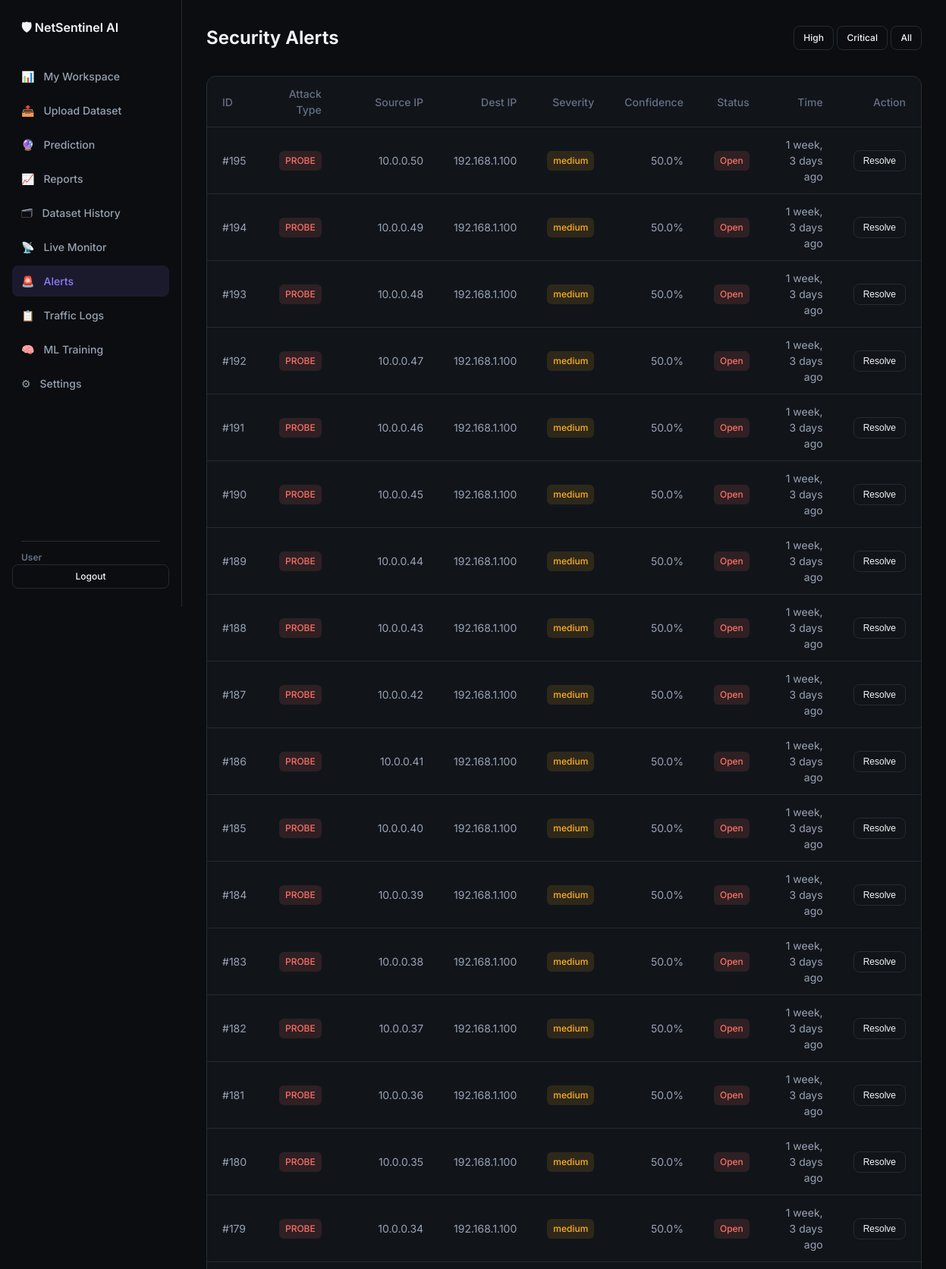
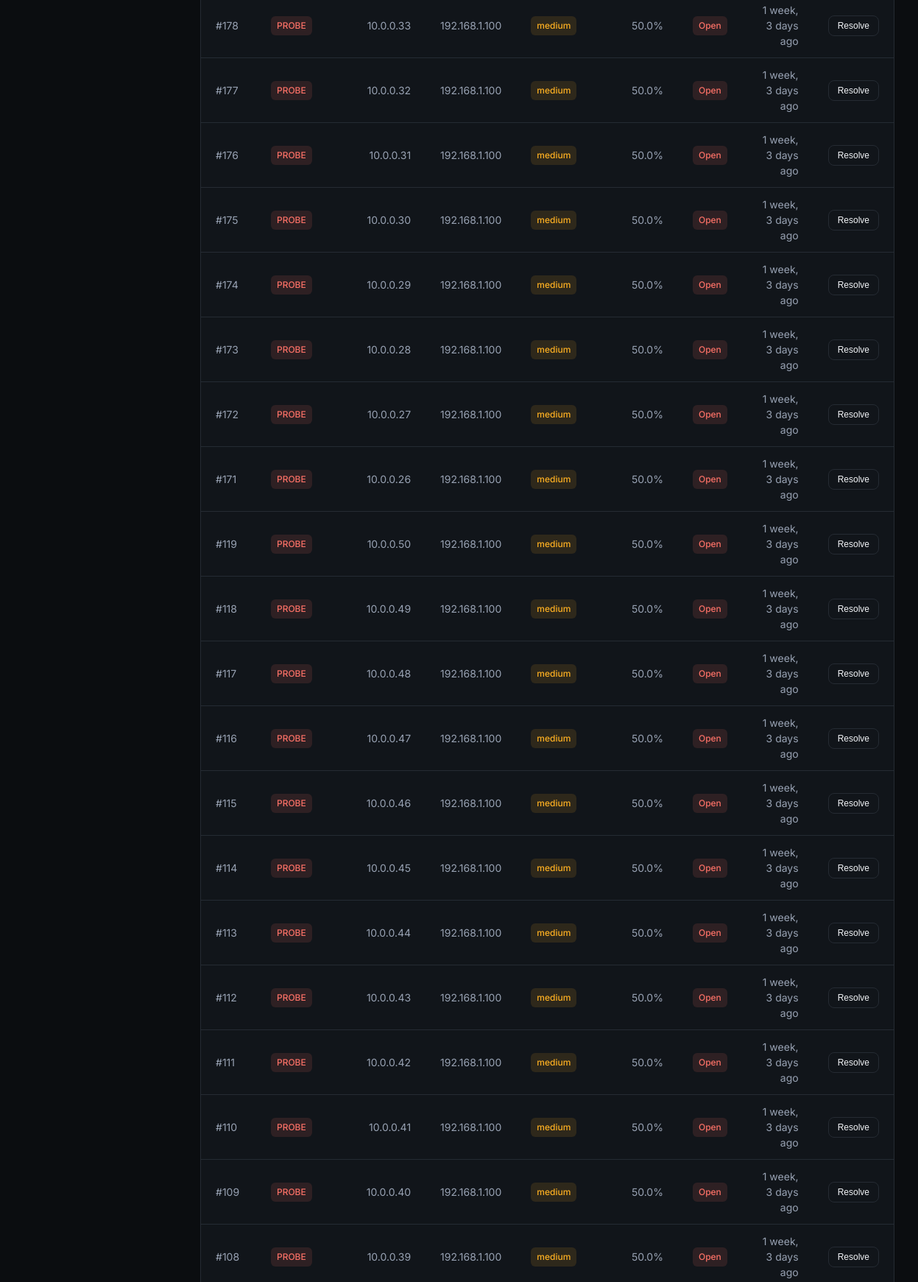
Page /alerts/ (signed in, upper part) on the committed database (2 pictures, top to bottom).
### ids/models.py (models this page shows, shortened)
class UserProfile(models.Model):
    ROLE_CHOICES = [
        ("admin", "Administrator"),
        ("user", "User"),
    ]
    user = models.OneToOneField(User, on_delete=models.CASCADE, related_name="profile")
    role = models.CharField(max_length=20, choices=ROLE_CHOICES, default="user")

class Alert(models.Model):
    SEVERITY_CHOICES = [
        ("low", "Low"),
        ("medium", "Medium"),
        ("high", "High"),
        ("critical", "Critical"),
    ]
    attack_type = models.CharField(max_length=50)
    severity = models.CharField(max_length=20, choices=SEVERITY_CHOICES, default="medium")
    source_ip = models.GenericIPAddressField()
    dest_ip = models.GenericIPAddressField(null=True, blank=True)
    confidence = models.FloatField(default=0.0)
    is_resolved = models.BooleanField(default=False)
    created_at = models.DateTimeField(auto_now_add=True)
    user = models.ForeignKey(User, on_delete=models.SET_NULL, null=True, blank=True, related_name="security_alerts")
    class Meta:
        ordering = ["-created_at"]

### ids/views.py (the view)
# urls.py: path("alerts/", views.alerts_view, name="alerts"),
@login_required
def alerts_view(request):
    alerts = _owned(Alert.objects.all(), request.user)
    severity = request.GET.get("severity")
    if severity:
        alerts = alerts.filter(severity=severity)
    return render(request, "ids/alerts.html", {"alerts": alerts})

### ids/views.py (called while the page is built)
def _is_admin(user):
    return user.is_superuser or getattr(getattr(user, "profile", None), "role", None) == "admin"

def _owned(queryset, user):
    return queryset if _is_admin(user) else queryset.filter(user=user)

### templates/ids/alerts.html (shortened to what this page needs)
{% extends "ids/base.html" %}
{% block content %}
<div class="topbar">
  <h1>Security Alerts</h1>
  <div>
    <a href="?severity=high" class="btn btn-outline btn-sm">High</a>
    <a href="?severity=critical" class="btn btn-outline btn-sm">Critical</a>
    <a href="{% url 'alerts' %}" class="btn btn-outline btn-sm">All</a>
  </div>
</div>
<div class="table-card">
  <table>
    <thead>
      <tr>
        <th>ID</th>{% if user.is_superuser or user.profile.role == "admin" %}<th>Account</th>{% endif %}<th>Attack Type</th><th>Source IP</th><th>Dest IP</th>
        <th>Severity</th><th>Confidence</th><th>Status</th><th>Time</th><th>Action</th>
      </tr>
    </thead>
    <tbody>
      {% for alert in alerts %}
      <tr>
        <td>#{{ alert.id }}</td>
        <td><span class="badge badge-threat">{{ alert.attack_type|upper }}</span></td>
        <td>{{ alert.source_ip }}</td>
        <td>{{ alert.dest_ip|default:"—" }}</td>
        <td><span class="badge badge-{{ alert.severity }}">{{ alert.severity }}</span></td>
        <td>{{ alert.confidence|floatformat:1 }}%</td>
        <td>{% if alert.is_resolved %}<span class="badge badge-normal">Resolved</span>{% else %}<span class="badge badge-high">Open</span>{% endif %}</td>
        <td>{{ alert.created_at|timesince }} ago</td>
        <td>
          {% if not alert.is_resolved %}
          <form method="post" action="{% url 'resolve_alert' alert.pk %}" style="display:inline">
            <button type="submit" class="btn btn-sm btn-outline">Resolve</button>
          </form>
          {% endif %}
        </td>
      </tr>
      {% empty %}
      <tr><td colspan="10" style="color:var(--muted);text-align:center;padding:2rem">No alerts detected.</td></tr>
      {% endfor %}
    </tbody>
  </table>
</div>
{% endblock %}

### templates/ids/base.html (shortened to what this page needs)
{% load static %}
<!DOCTYPE html>
<html lang="en">
<head>
  <link rel="stylesheet" href="{% static 'css/style.css' %}">
</head>
<body>
  <div class="layout">
    <aside class="sidebar">
      <div class="logo">🛡 NetSentinel AI</div>
      <ul class="nav">
        <li><a href="{% url 'dashboard' %}"
            class="{% if request.resolver_match.url_name == 'dashboard' %}active{% endif %}">📊 <span>{% if user.is_superuser or user.profile.role == 'admin' %}Admin Overview{% else %}My Workspace{% endif %}</span></a></li>
        <li><a href="{% url 'predict_upload' %}"
            class="{% if request.resolver_match.url_name == 'predict_upload' %}active{% endif %}">📤 <span>Upload
              Dataset</span></a></li>
        <li><a href="{% url 'predict_result' %}"
            class="{% if request.resolver_match.url_name == 'predict_result' %}active{% endif %}">🔮
            <span>Prediction</span></a></li>
        <li><a href="{% url 'reports' %}"
            class="{% if request.resolver_match.url_name == 'reports' %}active{% endif %}">📈 <span>Reports</span></a>
        </li>
        <li><a href="{% url 'dataset_history' %}"
            class="{% if request.resolver_match.url_name == 'dataset_history' %}active{% endif %}">🗂 <span>Dataset
              History</span></a></li>
        <li><a href="{% url 'monitor' %}"
            class="{% if request.resolver_match.url_name == 'monitor' %}active{% endif %}">📡 <span>Live
              Monitor</span></a></li>
        <li><a href="{% url 'alerts' %}"
            class="{% if request.resolver_match.url_name == 'alerts' %}active{% endif %}">🚨 <span>Alerts</span></a>
        </li>
        <li><a href="{% url 'logs' %}" class="{% if request.resolver_match.url_name == 'logs' %}active{% endif %}">📋
            <span>Traffic Logs</span></a></li>
        <li><a href="{% url 'train' %}" class="{% if request.resolver_match.url_name == 'train' %}active{% endif %}">🧠
            <span>ML Training</span></a></li>
        <li><a href="{% url 'settings' %}"
            class="{% if request.resolver_match.url_name == 'settings' %}active{% endif %}">⚙ <span>Settings</span></a>
        </li>
      </ul>
      <div class="sidebar-role">{% if user.is_superuser %}Administrator{% else %}{{ user.profile.get_role_display|default:"User" }}{% endif %}</div>
      <a href="{% url 'logout' %}" class="btn btn-outline btn-sm sidebar-logout">Logout</a>
    </aside>
    <main class="main">
      {% block content %}{% endblock %}
    </main>
  </div>
</body>
</html>

### static/css/style.css (style rules this page uses)
:root { --bg: #0B0D10; --surface: #11151A; --surface-elevated: #171C22; --surface-subtle: #1B2128; --border: #252B33; --text-primary: #F2F4F7; --text-secondary: #98A2B3; --text-muted: #667085; --primary: #8B7CFF; --primary-hover: #A196FF; --primary-subtle: rgba(139, 124, 255, 0.12); --success: #32D583; --success-subtle: rgba(50, 213, 131, 0.12); --warning: #FDB022; --warning-subtle: rgba(253, 176, 34, 0.12); --error: #F97066; --error-subtle: rgba(249, 112, 102, 0.12); --info: #53B1FD; --info-subtle: rgba(83, 177, 253, 0.12); --surface2: var(--surface-subtle); --text: var(--text-primary); --muted: var(--text-muted); --accent: var(--primary); --accent2: var(--primary-hover); --danger: var(--error); --critical: var(--error); }
* { box-sizing: border-box; margin: 0; padding: 0; }
body { font-family: "Inter", system-ui, -apple-system, sans-serif; background: var(--bg); color: var(--text-primary); min-height: 100vh; line-height: 1.5; }
a { color: var(--primary); text-decoration: none; }
.layout { display: flex; min-height: 100vh; }
.sidebar { width: 240px; background: var(--bg); border-right: 1px solid var(--border); padding: 24px 16px; display: flex; flex-direction: column; position: fixed; height: 100vh; z-index: 10; }
.logo { font-size: 16px; font-weight: 600; color: var(--text-primary); margin-bottom: 32px; padding: 0 12px; display: flex; align-items: center; gap: 8px; }
.nav { list-style: none; flex: 1; }
.nav li { margin-bottom: 4px; }
.nav a { display: flex; align-items: center; gap: 12px; padding: 10px 12px; border-radius: 8px; color: var(--text-secondary); text-decoration: none; font-size: 14px; font-weight: 500; transition: all 150ms ease-out; }
.nav a.active { background: var(--primary-subtle); color: var(--primary); }
.main { flex: 1; margin-left: 240px; padding: 32px; }
.topbar { display: flex; justify-content: space-between; align-items: center; margin-bottom: 32px; }
.topbar h1 { font-size: 24px; font-weight: 650; color: var(--text-primary); }
.stat-card, .chart-card, .table-card, .upload-panel, .monitor-panel, .prediction-summary, .traffic-tile, .auth-card { background: var(--surface); border: 1px solid var(--border); border-radius: 12px; }
.table-card { margin-bottom: 32px; overflow: hidden; }
table { width: 100%; border-collapse: collapse; }
th, td { padding: 12px 20px; text-align: left; font-size: 14px; }
th { color: var(--text-muted); font-weight: 500; border-bottom: 1px solid var(--border); height: 44px; }
td { border-bottom: 1px solid var(--border); height: 48px; color: var(--text-secondary); text-align: right; }
th { text-align: right; }
th:first-child, td:first-child { text-align: left; }
.badge { display: inline-block; padding: 4px 8px; border-radius: 6px; font-size: 12px; font-weight: 500; }
.badge-medium { background: var(--warning-subtle); color: var(--warning); }
.badge-high, .badge-critical, .badge-threat, .badge-malicious { background: var(--error-subtle); color: var(--error); }
.btn { display: inline-flex; align-items: center; justify-content: center; gap: 8px; padding: 10px 16px; border-radius: 8px; border: 1px solid transparent; cursor: pointer; font-size: 14px; font-weight: 500; transition: all 150ms ease-out; text-decoration: none; }
.btn-outline { background: transparent; border: 1px solid var(--border); color: var(--text-primary); }
.btn-sm { padding: 6px 12px; font-size: 12px; }
.sidebar-logout { margin-top: auto; }
.sidebar-role { margin: 12px 12px 0; padding-top: 12px; border-top: 1px solid var(--border); color: var(--text-muted); font-size: 12px; font-weight: 600; }

### rows in the picture
Alert: id "195", attack_type "PROBE", source_ip "10.0.0.50", dest_ip "192.168.1.100", severity "medium", confidence "50.0", is_resolved "Open", created_at "1 week, 3 days"
Alert: id "194", attack_type "PROBE", source_ip "10.0.0.49", dest_ip "192.168.1.100", severity "medium", confidence "50.0", is_resolved "Open", created_at "1 week, 3 days"
Alert: id "193", attack_type "PROBE", source_ip "10.0.0.48", dest_ip "192.168.1.100", severity "medium", confidence "50.0", is_resolved "Open", created_at "1 week, 3 days"
Alert: id "192", attack_type "PROBE", source_ip "10.0.0.47", dest_ip "192.168.1.100", severity "medium", confidence "50.0", is_resolved "Open", created_at "1 week, 3 days"
Alert: id "191", attack_type "PROBE", source_ip "10.0.0.46", dest_ip "192.168.1.100", severity "medium", confidence "50.0", is_resolved "Open", created_at "1 week, 3 days"
Alert: id "190", attack_type "PROBE", source_ip "10.0.0.45", dest_ip "192.168.1.100", severity "medium", confidence "50.0", is_resolved "Open", created_at "1 week, 3 days"
Alert: id "189", attack_type "PROBE", source_ip "10.0.0.44", dest_ip "192.168.1.100", severity "medium", confidence "50.0", is_resolved "Open", created_at "1 week, 3 days"
Alert: id "188", attack_type "PROBE", source_ip "10.0.0.43", dest_ip "192.168.1.100", severity "medium", confidence "50.0", is_resolved "Open", created_at "1 week, 3 days"
Alert: id "187", attack_type "PROBE", source_ip "10.0.0.42", dest_ip "192.168.1.100", severity "medium", confidence "50.0", is_resolved "Open", created_at "1 week, 3 days"
Alert: id "186", attack_type "PROBE", source_ip "10.0.0.41", dest_ip "192.168.1.100", severity "medium", confidence "50.0", is_resolved "Open", created_at "1 week, 3 days"
Alert: id "185", attack_type "PROBE", source_ip "10.0.0.40", dest_ip "192.168.1.100", severity "medium", confidence "50.0", is_resolved "Open", created_at "1 week, 3 days"
Alert: id "184", attack_type "PROBE", source_ip "10.0.0.39", dest_ip "192.168.1.100", severity "medium", confidence "50.0", is_resolved "Open", created_at "1 week, 3 days"
Alert: id "183", attack_type "PROBE", source_ip "10.0.0.38", dest_ip "192.168.1.100", severity "medium", confidence "50.0", is_resolved "Open", created_at "1 week, 3 days"
Alert: id "182", attack_type "PROBE", source_ip "10.0.0.37", dest_ip "192.168.1.100", severity "medium", confidence "50.0", is_resolved "Open", created_at "1 week, 3 days"
Alert: id "181", attack_type "PROBE", source_ip "10.0.0.36", dest_ip "192.168.1.100", severity "medium", confidence "50.0", is_resolved "Open", created_at "1 week, 3 days"
Alert: id "180", attack_type "PROBE", source_ip "10.0.0.35", dest_ip "192.168.1.100", severity "medium", confidence "50.0", is_resolved "Open", created_at "1 week, 3 days"
Alert: id "179", attack_type "PROBE", source_ip "10.0.0.34", dest_ip "192.168.1.100", severity "medium", confidence "50.0", is_resolved "Open", created_at "1 week, 3 days"
Alert: id "178", attack_type "PROBE", source_ip "10.0.0.33", dest_ip "192.168.1.100", severity "medium", confidence "50.0", is_resolved "Open", created_at "1 week, 3 days"
Alert: id "177", attack_type "PROBE", source_ip "10.0.0.32", dest_ip "192.168.1.100", severity "medium", confidence "50.0", is_resolved "Open", created_at "1 week, 3 days"
Alert: id "176", attack_type "PROBE", source_ip "10.0.0.31", dest_ip "192.168.1.100", severity "medium", confidence "50.0", is_resolved "Open", created_at "1 week, 3 days"
Alert: id "175", attack_type "PROBE", source_ip "10.0.0.30", dest_ip "192.168.1.100", severity "medium", confidence "50.0", is_resolved "Open", created_at "1 week, 3 days"
Alert: id "174", attack_type "PROBE", source_ip "10.0.0.29", dest_ip "192.168.1.100", severity "medium", confidence "50.0", is_resolved "Open", created_at "1 week, 3 days"
Alert: id "173", attack_type "PROBE", source_ip "10.0.0.28", dest_ip "192.168.1.100", severity "medium", confidence "50.0", is_resolved "Open", created_at "1 week, 3 days"
Alert: id "172", attack_type "PROBE", source_ip "10.0.0.27", dest_ip "192.168.1.100", severity "medium", confidence "50.0", is_resolved "Open", created_at "1 week, 3 days"
Alert: id "171", attack_type "PROBE", source_ip "10.0.0.26", dest_ip "192.168.1.100", severity "medium", confidence "50.0", is_resolved "Open", created_at "1 week, 3 days"
Alert: id "119", attack_type "PROBE", source_ip "10.0.0.50", dest_ip "192.168.1.100", severity "medium", confidence "50.0", is_resolved "Open", created_at "1 week, 3 days"
Alert: id "118", attack_type "PROBE", source_ip "10.0.0.49", dest_ip "192.168.1.100", severity "medium", confidence "50.0", is_resolved "Open", created_at "1 week, 3 days"
Alert: id "117", attack_type "PROBE", source_ip "10.0.0.48", dest_ip "192.168.1.100", severity "medium", confidence "50.0", is_resolved "Open", created_at "1 week, 3 days"
Alert: id "116", attack_type "PROBE", source_ip "10.0.0.47", dest_ip "192.168.1.100", severity "medium", confidence "50.0", is_resolved "Open", created_at "1 week, 3 days"
Alert: id "115", attack_type "PROBE", source_ip "10.0.0.46", dest_ip "192.168.1.100", severity "medium", confidence "50.0", is_resolved "Open", created_at "1 week, 3 days"
Alert: id "114", attack_type "PROBE", source_ip "10.0.0.45", dest_ip "192.168.1.100", severity "medium", confidence "50.0", is_resolved "Open", created_at "1 week, 3 days"
Alert: id "113", attack_type "PROBE", source_ip "10.0.0.44", dest_ip "192.168.1.100", severity "medium", confidence "50.0", is_resolved "Open", created_at "1 week, 3 days"
Alert: id "112", attack_type "PROBE", source_ip "10.0.0.43", dest_ip "192.168.1.100", severity "medium", confidence "50.0", is_resolved "Open", created_at "1 week, 3 days"
Alert: id "111", attack_type "PROBE", source_ip "10.0.0.42", dest_ip "192.168.1.100", severity "medium", confidence "50.0", is_resolved "Open", created_at "1 week, 3 days"
Alert: id "110", attack_type "PROBE", source_ip "10.0.0.41", dest_ip "192.168.1.100", severity "medium", confidence "50.0", is_resolved "Open", created_at "1 week, 3 days"
Alert: id "109", attack_type "PROBE", source_ip "10.0.0.40", dest_ip "192.168.1.100", severity "medium", confidence "50.0", is_resolved "Open", created_at "1 week, 3 days"
Alert: id "108", attack_type "PROBE", source_ip "10.0.0.39", dest_ip "192.168.1.100", severity "medium", confidence "50.0", is_resolved "Open", created_at "1 week, 3 days"

### other values in the picture
{{ user.profile.get_role_display|default:"User" }} "User"
